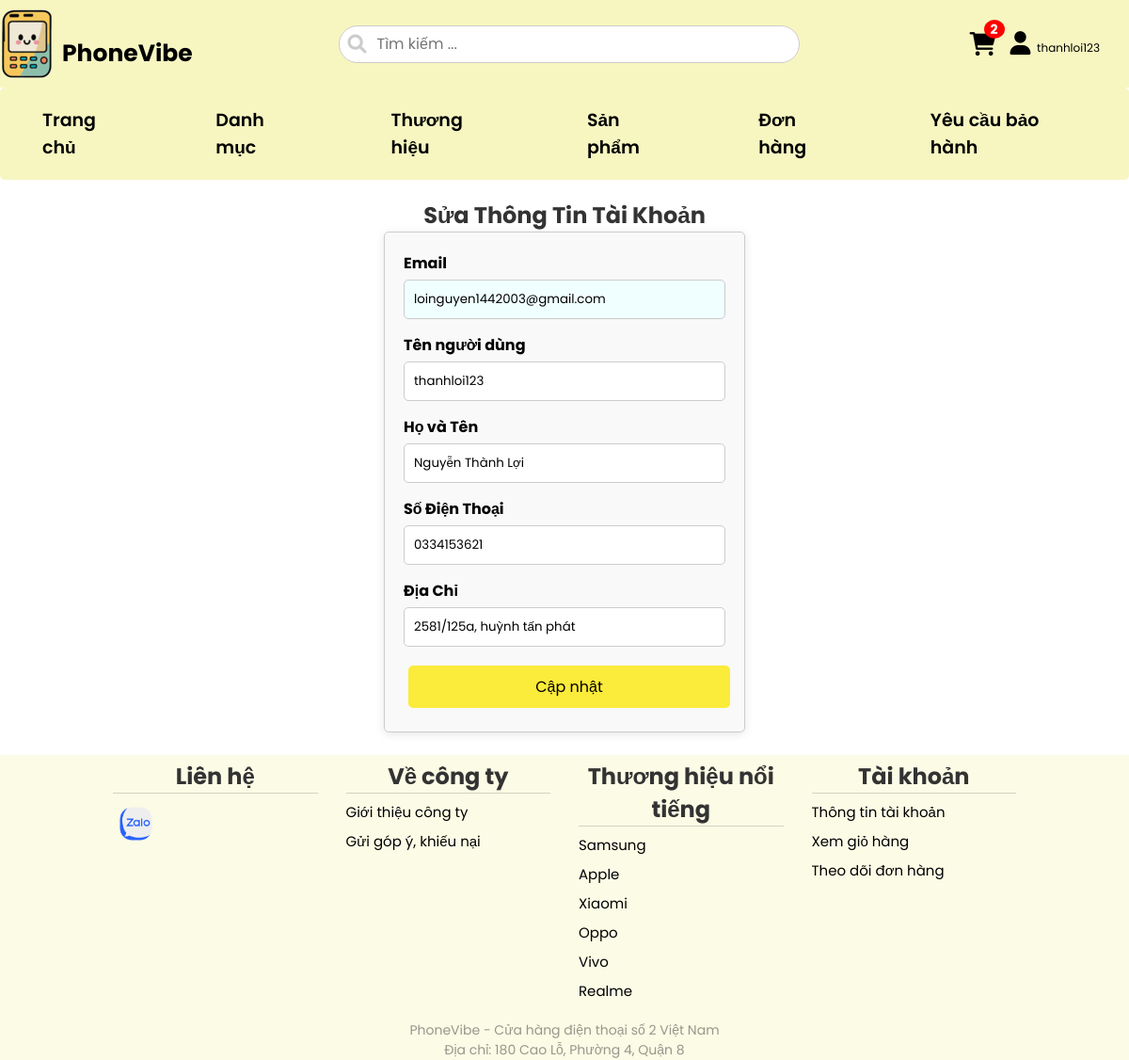
Screenshot of /edit_account.php (signed in) with the database file from the repository.
### tables this page shows
CREATE TABLE IF NOT EXISTS `users` (
  `id` int NOT NULL AUTO_INCREMENT,
  `Username` varchar(100) NOT NULL,
  `Password` varchar(255) NOT NULL,
  `Code` varchar(50) DEFAULT NULL,
  `FullName` varchar(100) NOT NULL,
  `Email` varchar(100) DEFAULT NULL,
  `Phone` varchar(20) DEFAULT NULL,
  `Address` varchar(255) DEFAULT NULL,
  `RoleID` int DEFAULT NULL,
  `user_status` varchar(50) NOT NULL,
  PRIMARY KEY (`id`),
  KEY `RoleID` (`RoleID`)
);

CREATE TABLE IF NOT EXISTS `brands` (
  `id` int NOT NULL AUTO_INCREMENT,
  `BrandName` varchar(100) NOT NULL,
  PRIMARY KEY (`id`)
);

### edit_account.php (the view, shortened to what this page needs)
<!DOCTYPE html>
<html lang="en">
<head>
    <link rel="stylesheet" href="css/style.css">
    <link rel="stylesheet" href="https://cdnjs.cloudflare.com/ajax/libs/font-awesome/6.0.0-beta3/css/all.min.css">
</head>
<body>
    <?php
    require_once("config.php");
    $user_email = $_SESSION['user_email'];
    $stmt = $pdo->prepare("SELECT * FROM users WHERE Email = :user_email");
    $stmt->execute(['user_email' => $user_email]);
    $users = $stmt->fetch(PDO::FETCH_ASSOC);
    include("include/header.php");
    ?>
    <div class="container">
        <h2>Sửa Thông Tin Tài Khoản</h2>
        <div class="form-box">
            <form method="POST" action="edit_account.php">
                <label for="Email">Email</label>
                <input style="background-color: azure;" type="email" id="Email" name="Email" value="<?php echo isset($users['Email']) ? htmlspecialchars($users['Email']) : ''; ?>" readonly>
                <label for="Username">Tên người dùng</label>
                <input type="text" id="Username" name="Username" value="<?php echo isset($users['Username']) ? htmlspecialchars($users['Username']) : ''; ?>" required>
                <label for="FullName">Họ và Tên</label>
                <input type="text" id="FullName" name="FullName" value="<?php echo isset($users['FullName']) ? htmlspecialchars($users['FullName']) : ''; ?>" required>
                <label for="Phone">Số Điện Thoại</label>
                <input type="text" id="Phone" name="Phone" value="<?php echo isset($users['Phone']) ? htmlspecialchars($users['Phone']) : ''; ?>" required>
                <label for="Address">Địa Chỉ</label>
                <input type="text" id="Address" name="Address" value="<?php echo isset($users['Address']) ? htmlspecialchars($users['Address']) : ''; ?>" required>
                <button type="submit">Cập nhật</button>
            </form>
        </div>
    </div>
    <?php
        include("include/footer.php");
    ?>
</body>
</html>

### include/header.php (shortened to what this page needs)
<?php
require "config.php";
$user_email = isset($_SESSION['user_email']) ? $_SESSION['user_email'] : '';
$stmt = $pdo->prepare("SELECT * FROM users a JOIN roles r on a.RoleID=r.id where a.Email=:Email");
$stmt->execute([":Email" => $user_email]);
$result = $stmt->fetchAll(PDO::FETCH_ASSOC);
if (isset($_SESSION['user_email'])) {
    $user_email = $_SESSION['user_email'];
    $stmt = $pdo->prepare("SELECT id FROM users WHERE email = :email");
    $stmt->execute(['email' => $user_email]);
    $user = $stmt->fetch(PDO::FETCH_ASSOC);
    if ($user) {
        $user_id = $user['id'];
        $stmt = $pdo->prepare("SELECT COUNT(*) as cart_count FROM carts WHERE CustomerID = :user_id");
        $stmt->execute(['user_id' => $user_id]);
        $cart = $stmt->fetch(PDO::FETCH_ASSOC);
        $cart_count = $cart['cart_count'];
    } else {
        $cart_count = 0;
    }
} else {
    $cart_count = 0;
}
?>
<header>
    <div class="header">
        <div class="header-1">
            <a href="index.php" class="logo">
                <img src="./img/logo_PhoneVibe.png" alt=""><span>PhoneVibe</span>
            </a>
            <form method="GET" action="product.php" class="search-form">
                <input type="search" name="search" id="search-box" placeholder="Tìm kiếm ..." value="<?= isset($_GET['search']) ? htmlspecialchars($_GET['search']) : ''; ?>">
                <label for="search-box" class="search-icon"><i class="fa-solid fa-magnifying-glass"></i></label>
            </form>
            <div class="icons icons-accept" style="padding: 0 16px;">
                <a href="../cart.php" class="fas fa-shopping-cart" aria-hidden="true">
                    <?php if ($cart_count > 0): ?>
                        <span class="cart-count"><?= $cart_count; ?></span>
                    <?php else: ?>
                        <span class="cart-count">0</span>
                    <?php endif; ?>
                </a>
                <?php if (isset($_SESSION['user_email'])): ?>
                    <div class="user-icon">
                        <a href="#" id="user-btn" class="fas fa-user" aria-hidden="true"></a>
                        <?php
                            foreach ($result as $row){
                                ?>
                                <span style="font-size: 1.2rem;"><?php echo $row['Username']; ?></span>
                                <?php
                            }
                        ?>
                    </div>
                <?php else: ?>
                    <a href="account/login.php" id="login-btn" class="fas fa-user" aria-hidden="true"></a>
                <?php endif; ?>
            </div>
        </div>
    </div>
</header>
<div class="menu">
    <ul>
        <li><a href="index.php">Trang chủ</a></li>
        <li><a href="">Danh mục</a>
        </li>
        <li><a href="">Thương hiệu</a>
                <?php
                    $stm = $pdo->prepare("SELECT id, BrandName FROM brands");
                    $stm->execute();
                    $stmt = $stm->fetchAll(PDO::FETCH_ASSOC);
                        ?>
        </li>
        <li><a href="../product.php?category_id=4">Sản phẩm</a></li>
        <li><a href="../order.php">Đơn hàng</a></li>
        <li><a href="../warranty.php">Yêu cầu bảo hành</a></li>
    </ul>
</div>

### include/footer.php (shortened to what this page needs)
<footer>
        <div class="footer-content">
            <div class="contact">
                <h2>Liên hệ</h2>
                <span class="contact-icon-zalo"><a href=""><img src="img/zl.png" alt=""></a></span>
            </div>
            <div class="about">
                <h2>Về công ty</h2>
                <p><a href="#">Giới thiệu công ty</a></p>
                <p><a href="#">Gửi góp ý, khiếu nại</a></p>
            </div>
            <div class="other">
                <h2>Thương hiệu nổi tiếng</h2>
                <?php
                    $stmt = $pdo->prepare("SELECT id, BrandName FROM brands");
                    $stmt->execute();
                    $brands = $stmt->fetchAll(PDO::FETCH_ASSOC);
                    foreach($brands as $brand){
                        ?>
                            <p><a href="product.php?category_id=4&brand_id=<?php echo $brand['id']; ?>"><?php echo $brand['BrandName']; ?></a></p>
                        <?php
                    }
                ?>
            </div>
            <div class="account">
                <h2>Tài khoản</h2>
                <p><a href="../account.php">Thông tin tài khoản</a></p>
                <p><a href="../cart.php">Xem giỏ hàng</a></p>
                <p><a href="../order.php">Theo dõi đơn hàng</a></p>
            </div>
        </div>
        <div class="address">
            <p>PhoneVibe - Cửa hàng điện thoại số 2 Việt Nam</p>
            <p>Địa chỉ: 180 Cao Lỗ, Phường 4, Quận 8</p>
        </div>
    </footer>

### css/style.css (style rules this page uses)
body { margin: 0; padding: 0; width: 100%; }
* { font-family: "Poppins", sans-serif; margin: 0;padding: 0; box-sizing: border-box; outline: none; border: none; text-decoration: none; transition:all .2s linear; }
a { color: black; }
html { font-size: 62.5%; overflow-x: hidden; scroll-padding-top: 5rem; scroll-behavior: smooth; }
.header .header-1 { background: rgb(247, 246, 193); padding:1.5rem 9%; display: flex; align-items: center; justify-content: space-between; padding: 10px 0; }
.container { width: 80%; margin: 0 auto; }
.logo { display: flex; align-items: center; }
.logo img { margin-right: 10px; }
.logo span { margin-top: 2rem; font-size: 2.5rem; }
.header .header-1 .logo { font-size: 2.5rem; font-weight: bolder; color:var(--black); }
.header .header-1 .search-form { width:50rem; height: 5rem; border: var(--border); overflow: hidden; background: rgb(247, 246, 193); display: flex; align-items: center; padding-right: 10px; border-radius: .5rem; }
.search-form { position: relative; width: 100%; }
.search-form input { font-size: 1.6rem; padding: 0 1.2rem; height: 40px; width: 100%; text-transform: none; color: var(--black); border: 1px solid #ccc; border-radius: 20px; padding-left: 40px; }
.search-form label { font-size: 2rem; color: #ccc; position: absolute; top: 50%; left: 10px; transform: translateY(-50%); cursor: pointer; }
.header .header-1 .icons div { font-size: 2.5rem; margin-left: 1.5rem; color:var(--black); cursor: pointer; }
.header .header-1 .icons a { font-size: 2.5rem; color:var(--black); cursor: pointer; }
.header-1 { display: flex; align-items: center; }
.icons { display: flex; gap: 10px; }
.user-icon { position: relative; margin: -6px 15px; }
.user-icon:after { content: ''; position: absolute; top: 100%; right: 0; width: 30px; height: 20px; border-radius: 5px; z-index: 999; transform: translateX(-50%); }
.user-icon .fas.fa-user { cursor: pointer; margin-left: -10px; }
a.fas.fa-shopping-cart { position: relative; }
.cart-count { position: absolute; top: -13px; right: -9px; background-color: red; color: white; font-size: 14px; font-weight: bold; padding: 3px 7px; border-radius: 50%; display: flex; align-items: center; justify-content: center; }
footer { width: 100%; background-color: rgb(247, 246, 193, 0.4); }
.footer-content { width: 80%; margin: 0 auto; display: flex; gap: 30px; }
.contact, .about, .other, .account { margin-top: 5px; width: 25%; }
.contact h2, .about h2, .other h2, .account h2 { font-size: 2.4rem; border-bottom: 1px solid rgb(51, 51, 51, 0.2); }
.contact img { width: 20%; margin-top: 10px; }
.contact-icon-fb, .contact-icon-zalo { width: 20%; }
.about p, .other p, .account p { font-size: 1.5rem; margin-top: 8px; }
.address { text-align: center; margin-top: 20px; font-size: 1.4rem; color: rgb(51, 51, 51, 0.5); }
.menu { background-color: rgb(247, 246, 193); font-family: Arial, sans-serif; text-align: center; border-radius: 5px; position: relative; }
.menu ul { list-style-type: none; margin: 0; padding: 0; display: flex; justify-content: center; }
.menu ul li { padding: 10px 30px; display: inline-block; text-align: left; position: relative; }
.menu ul li:last-child { margin-right: 0; }
.menu a { color: black; text-decoration: none; padding: 10px 15px; display: block; font-size: 1.9rem; font-weight: 600; transition: background-color 0.3s, color 0.3s; border-radius: 5px; }
button { background-color: #4CAF50; color: white; padding: 10px 20px; border: none; border-radius: 5px; cursor: pointer; font-size: 1rem; margin: 5px; }

### edit_account.php (style rules this page uses)
.container { width: 80%; margin: 0 auto; padding-top: 20px; font-size: 1.6rem; margin-bottom: 24px; }
h2 { text-align: center; color: #333; }
.form-box { border: 1px solid #ccc; padding: 20px; width: 40%; margin: 0 auto; border-radius: 5px; background-color: #f9f9f9; box-shadow: 0 2px 10px rgba(0, 0, 0, 0.1); }
.form-box label { font-weight: bold; display: block; margin-bottom: 5px; }
.form-box input { width: 100%; padding: 10px; margin-bottom: 15px; border: 1px solid #ccc; border-radius: 5px; }
.form-box button { background-color: #fde800c3; color: black; width: 100%; font-size: 1.6rem; border-radius: 5px; border: none; cursor: pointer; }

### rows the page displays
users: Username "thanhloi123", Email "loinguyen1442003@gmail.com", FullName "Nguyễn Thành Lợi", Phone "0334153621", Address "2581/125a, huỳnh tấn phát"
brands: BrandName "Samsung"
brands: BrandName "Apple"
brands: BrandName "Xiaomi"
brands: BrandName "Oppo"
brands: BrandName "Vivo"
brands: BrandName "Realme"

### other values shown
$cart_count "2"
